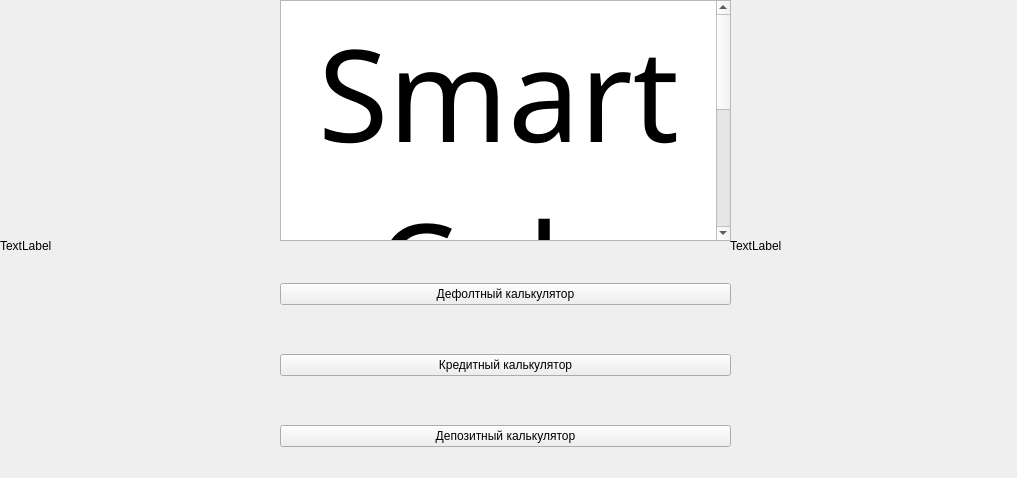
<?xml version="1.0" encoding="UTF-8"?>
<ui version="4.0">
 <class>MainWindow</class>
 <widget class="QMainWindow" name="MainWindow">
  <property name="geometry">
   <rect>
    <x>0</x>
    <y>0</y>
    <width>1017</width>
    <height>478</height>
   </rect>
  </property>
  <property name="windowTitle">
   <string>MainWindow</string>
  </property>
  <widget class="QWidget" name="centralwidget">
   <widget class="QTextBrowser" name="textBrowser">
    <property name="geometry">
     <rect>
      <x>280</x>
      <y>0</y>
      <width>451</width>
      <height>241</height>
     </rect>
    </property>
    <property name="font">
     <font>
      <family>Gujarati MT</family>
     </font>
    </property>
    <property name="styleSheet">
     <string notr="true"> QTextEdit#textBrowser{
color:rgb(237, 14, 255);

}

#color:rgb(50, 255, 36);</string>
    </property>
    <property name="html">
     <string>&lt;!DOCTYPE HTML PUBLIC &quot;-//W3C//DTD HTML 4.0//EN&quot; &quot;http://www.w3.org/TR/REC-html40/strict.dtd&quot;&gt;
&lt;html&gt;&lt;head&gt;&lt;meta name=&quot;qrichtext&quot; content=&quot;1&quot; /&gt;&lt;meta charset=&quot;utf-8&quot; /&gt;&lt;style type=&quot;text/css&quot;&gt;
p, li { white-space: pre-wrap; }
&lt;/style&gt;&lt;/head&gt;&lt;body style=&quot; font-family:'Gujarati MT'; font-size:13pt; font-weight:400; font-style:normal;&quot;&gt;
&lt;p align=&quot;center&quot; style=&quot; margin-top:0px; margin-bottom:0px; margin-left:0px; margin-right:0px; -qt-block-indent:0; text-indent:0px;&quot;&gt;&lt;span style=&quot; font-family:'.AppleSystemUIFont'; font-size:96pt;&quot;&gt;SmartCalc&lt;/span&gt;&lt;/p&gt;
&lt;p align=&quot;center&quot; style=&quot; margin-top:0px; margin-bottom:0px; margin-left:0px; margin-right:0px; -qt-block-indent:0; text-indent:0px;&quot;&gt;&lt;span style=&quot; font-family:'.AppleSystemUIFont'; font-size:96pt;&quot;&gt;V1.0&lt;/span&gt;&lt;/p&gt;&lt;/body&gt;&lt;/html&gt;</string>
    </property>
   </widget>
   <widget class="QWidget" name="layoutWidget">
    <property name="geometry">
     <rect>
      <x>280</x>
      <y>240</y>
      <width>451</width>
      <height>251</height>
     </rect>
    </property>
    <layout class="QVBoxLayout" name="verticalLayout">
     <item>
      <widget class="QPushButton" name="pushButton">
       <property name="styleSheet">
        <string notr="true">QPushButton#pushButton{
   background-color: rgb(248, 0, 255);
   color: white;
   padding: 15px 32px;
   font-size: 16px;
   border-radius: 20px;
}
   background-color: #4CAF50; /* Green */</string>
       </property>
       <property name="text">
        <string>Дефолтный калькулятор</string>
       </property>
       <property name="iconSize">
        <size>
         <width>16</width>
         <height>16</height>
        </size>
       </property>
      </widget>
     </item>
     <item>
      <widget class="QPushButton" name="pushButton_2">
       <property name="styleSheet">
        <string notr="true">QPushButton#pushButton_2{
   background-color: rgb(248, 0, 255);

   color: white;
   padding: 15px 32px;
   font-size: 16px;
   border-radius: 20px;
}   background-color: #4CAF50; /* Green */</string>
       </property>
       <property name="text">
        <string>Кредитный калькулятор</string>
       </property>
       <property name="iconSize">
        <size>
         <width>16</width>
         <height>16</height>
        </size>
       </property>
      </widget>
     </item>
     <item>
      <widget class="QPushButton" name="pushButton_3">
       <property name="styleSheet">
        <string notr="true">QPushButton#pushButton_3{
   background-color: rgb(248, 0, 255);

   color: white;
   padding: 15px 32px;
   font-size: 16px;
   border-radius: 20px;
}   background-color: #4CAF50; /* Green */</string>
       </property>
       <property name="text">
        <string>Депозитный калькулятор</string>
       </property>
       <property name="iconSize">
        <size>
         <width>16</width>
         <height>16</height>
        </size>
       </property>
      </widget>
     </item>
    </layout>
   </widget>
   <widget class="QLabel" name="kavai_1">
    <property name="geometry">
     <rect>
      <x>0</x>
      <y>0</y>
      <width>281</width>
      <height>491</height>
     </rect>
    </property>
    <property name="text">
     <string>TextLabel</string>
    </property>
   </widget>
   <widget class="QLabel" name="kavai_2">
    <property name="geometry">
     <rect>
      <x>730</x>
      <y>0</y>
      <width>281</width>
      <height>491</height>
     </rect>
    </property>
    <property name="text">
     <string>TextLabel</string>
    </property>
   </widget>
   <zorder>layoutWidget</zorder>
   <zorder>textBrowser</zorder>
   <zorder>kavai_1</zorder>
   <zorder>kavai_2</zorder>
  </widget>
 </widget>
 <resources/>
 <connections/>
</ui>
